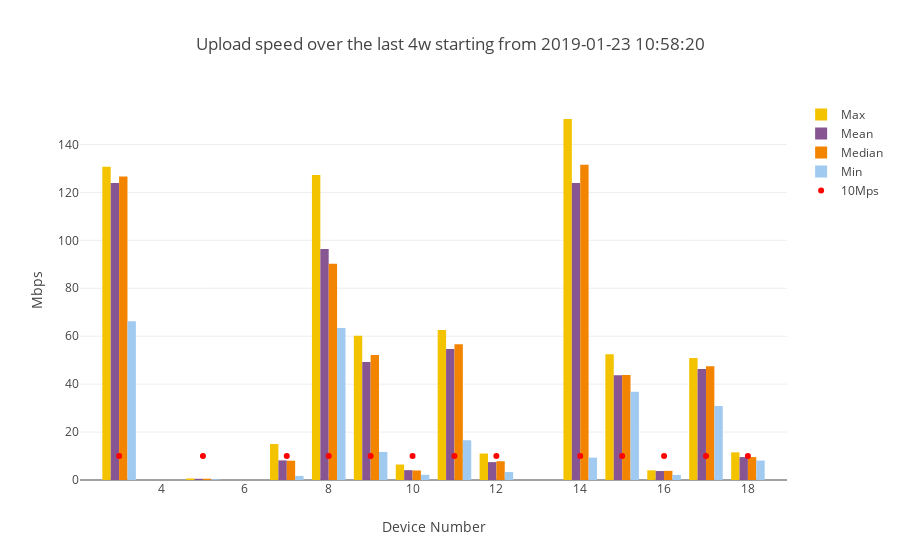

The cell this chart's notebook holds for it:
### Code cell
upload_summary=mean_max_median_min_by1(upload_df,'UPLOAD')
if not all_data:
    t="Upload speed over the last "+time_interval+ " starting from "+ starting_point
else:
    t="Upload speed"
upload_line=go.Scatter(x=device_numbers_d,y=[10] * len(device_numbers_u), mode='markers',marker=dict(color='red'), name='10Mps')
combined_bar_plot_4traces(xvalues=upload_summary["SK_PI"],
                         yvalues1=upload_summary["max"],
                         yvalues2=upload_summary["mean"],
                         yvalues3=upload_summary["median"],
                         yvalues4=upload_summary["min"],
                         name1="Max",
                         name2="Mean",
                         name3="Median",
                         name4="Min",
                         title=t,
                         ytitle="Mbps",
                         line=upload_line,
                         stack=False)

### Figure 1 — Plotly figure (JSON) as saved in the notebook; plotly's stock layout.template omitted (floating-point values rounded to 4 significant figures)
{"data": [{"marker": {"color": "F3C300"}, "name": "Max", "type": "bar", "x": [3, 5, 7, 8, 9, 10, 11, 12, 14, 15, 16, 17, 18], "y": [130.7, 0.63, 15.04, 127.3, 60.17, 6.46, 62.63, 11.04, 150.6, 52.49, 4.03, 50.92, 11.53]}, {"marker": {"color": "875692"}, "name": "Mean", "type": "bar", "x": [3, 5, 7, 8, 9, 10, 11, 12, 14, 15, 16, 17, 18], "y": [123.9, 0.5077, 8.183, 96.37, 49.21, 4.107, 54.63, 7.461, 123.9, 43.71, 3.74, 46.36, 9.564]}, {"marker": {"color": "F38400"}, "name": "Median", "type": "bar", "x": [3, 5, 7, 8, 9, 10, 11, 12, 14, 15, 16, 17, 18], "y": [126.7, 0.52, 8.055, 90.28, 52.16, 3.97, 56.62, 7.83, 131.6, 43.81, 3.82, 47.45, 9.55]}, {"marker": {"color": "A1CAF1"}, "name": "Min", "type": "bar", "x": [3, 5, 7, 8, 9, 10, 11, 12, 14, 15, 16, 17, 18], "y": [66.24, 0.29, 1.7, 63.44, 11.72, 2.16, 16.6, 3.32, 9.32, 36.86, 2.12, 30.88, 8.11]}, {"marker": {"color": "red"}, "mode": "markers", "name": "10Mps", "type": "scatter", "x": [3, 5, 7, 8, 9, 10, 11, 12, 14, 15, 16, 17, 18], "y": [10, 10, 10, 10, 10, 10, 10, 10, 10, 10, 10, 10, 10]}], "layout": {"title": "Upload speed over the last 4w starting from 2019-01-23 10:58:20", "xaxis": {"title": "Device Number"}, "yaxis": {"title": "Mbps"}}}
